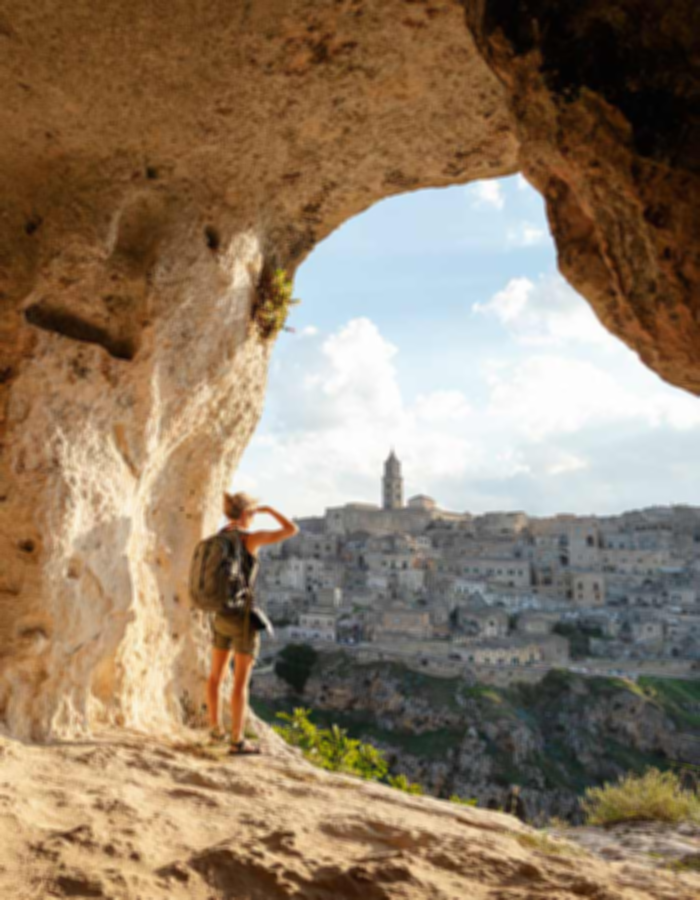
#> input picture week 4/kernel blur_08.11.2022.png, 700 x 900 px
$ jupyter execute --allow-errors 'week 4 (smoothing).ipynb'
#> lines starting #> are read from the running program, lines starting #| are printed output that depends on the picture
[cell 1]
import cv2
import numpy as np
path = r'kernel blur_08.11.2022.png'
img = cv2.imread(path)
#> img is the input picture: shape (900, 700, 3); mean B, G, R 101.8, 124.4, 144.4

im1 = cv2.blur(img,(5,5))
im2 = cv2.boxFilter(img, -1,(2,2), normalize=True)

cv2.imshow('image',np.hstack((im1,im2)))
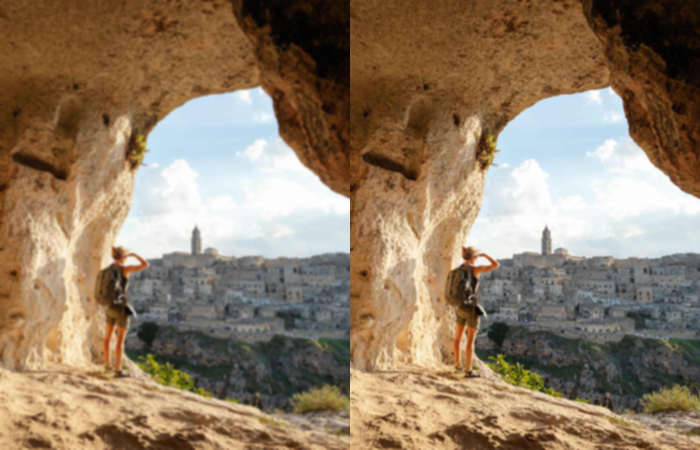
#> window 'image': shape (900, 1400, 3) (shown at 1/2 size); mean B, G, R 101.9, 124.6, 144.6
cv2.waitKey(0)
#> (the rest of this cell did not finish here and is left out)
